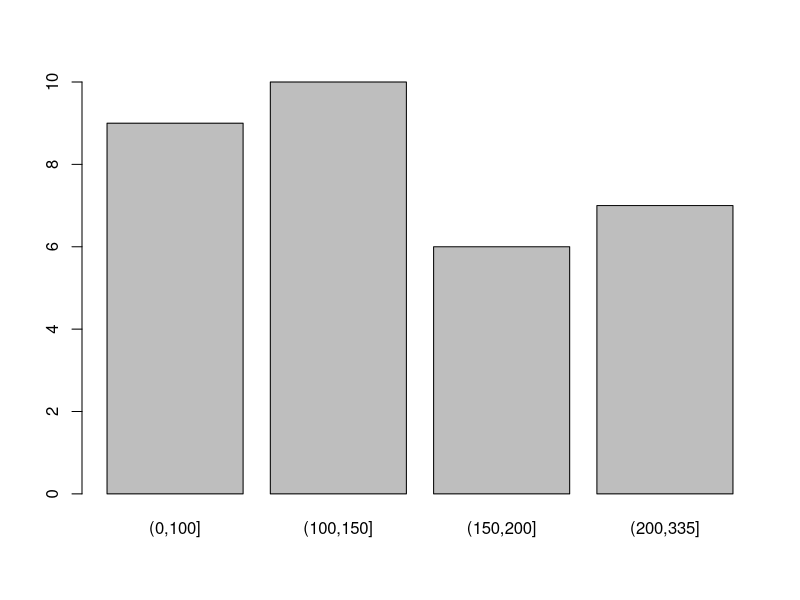
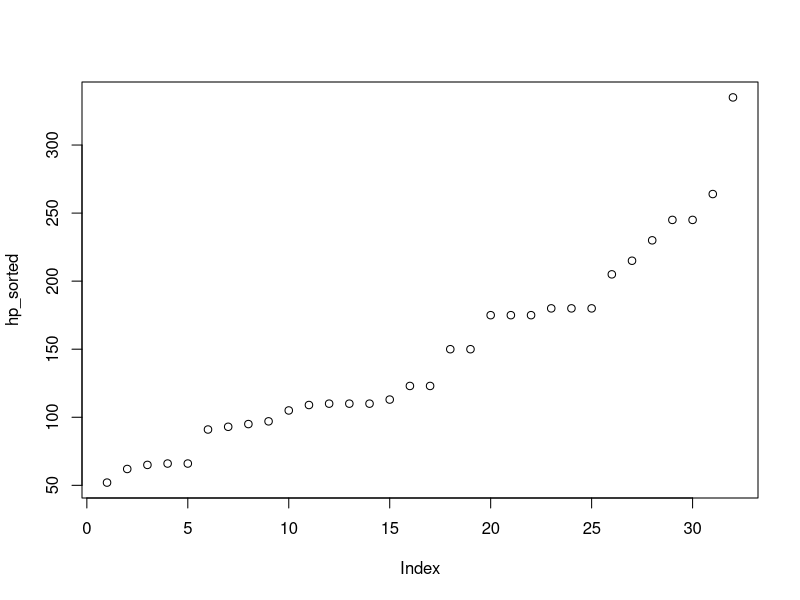
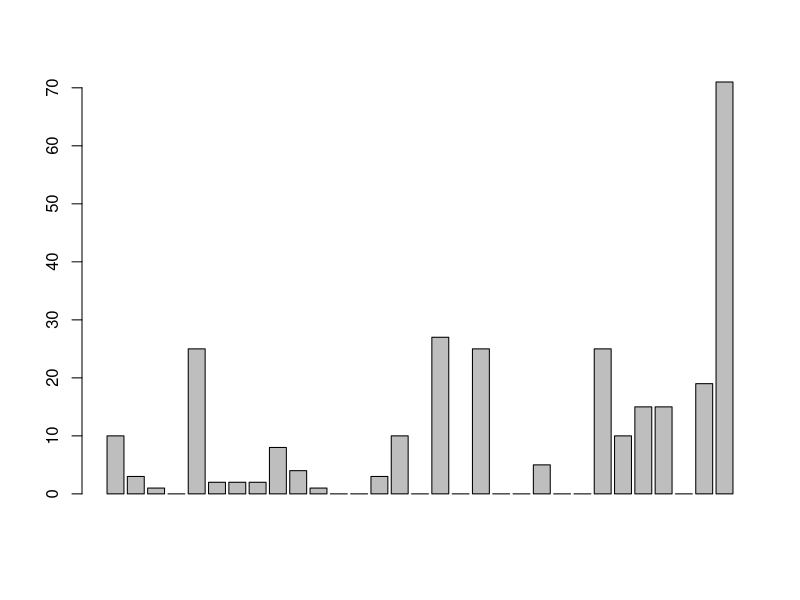

Here is the R script that generated these plots, in order:
v_1 <-  1:10
v_10 <- v_1 *10

v_regions <- c('France', 'Spain', 'Germanny')
v_capitals <- c('Paris', 'Madrid', 'Berlin')

print( paste(v_regions, v_capitals, sep = " - "))
paste(v_regions, '-', v_capitals)


mpg_values <- mtcars$mpg
mpg_values

ltr_in_g <-  0.264
km_in_m <- 0.621

km_ltr_values <- mpg_values * (1 / km_in_m) / (1 / ltr_in_g)

ltr_100km <- 100 / km_ltr_values
ltr_100km

?mean
?signif
ceiling(3.14)
floor(3.14)
trunc(3.14)
round(3.14, 1)
seq(1,100,5) 

vect <- c(40, 15, 305, -2, 3456 )
median(vect)
sd(vect)    
sum(vect)
min(vect)
max(vect)
signif(vect, 2)



vect <- c(40, 15, 305, -2, 3456,NA )
median(vect)
sd(vect)    
sum(vect)
min(vect)
max(vect)
signif(vect, 2)

#na.rm = T

median(vect, na.rm = TRUE)
sd(vect, na.rm = TRUE)    
sum(vect, na.rm = TRUE)
min(vect, na.rm = TRUE)
max(vect, na.rm = TRUE)
signif(vect, 2)


seq( 1, 100, 3)
rep(0, 10)

income_q <- c(12,13,16,15,24,14,17,20,38)
diff(income_q)
diff(income_q, lag = 4)

length(vect)

c1 <- cut(1:100, breaks = 4)
c1
table(c1)

c2 <-  cut(1:100, breaks = seq(0,100, by =25))
c2
table(c2)


c3 <- cut(1:100, breaks = c(0,18,24,65,100))
c3
table(c3)


hp <- mtcars$hp

mean(hp)  
median(hp)
sd(hp)

dev_factor <- (hp - mean(hp)) / sd(hp)

round(dev_factor,0)

cut(hp,3)
cut(hp, c(0,100,150,200))
cut(hp, c(0,100,150,200,max(hp)))
table(cut(hp, c(0,100,150,200,max(hp))))
barplot(table(cut(hp, c(0,100,150,200,max(hp)))))

hp_sorted <- sort(hp)
hp_sorted
plot(hp_sorted)

diff(hp_sorted)
barplot(diff(hp_sorted))









